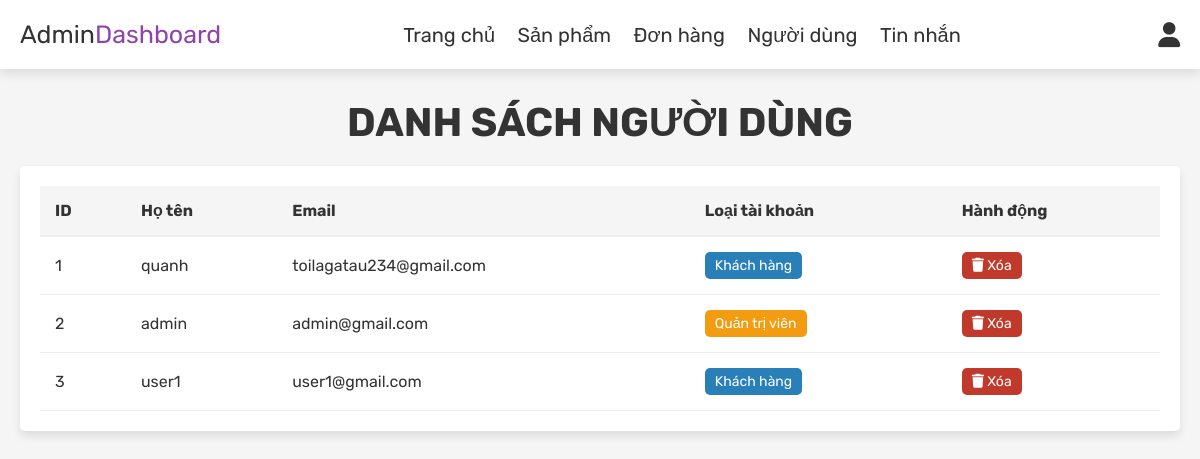
Screenshot of /admin_users.php (signed in) with the database file from the repository.
### tables this page shows
CREATE TABLE `users` (
  `id` int(100) NOT NULL,
  `name` varchar(100) NOT NULL,
  `email` varchar(100) NOT NULL,
  `password` varchar(100) NOT NULL,
  `user_type` varchar(20) NOT NULL DEFAULT 'user'
);

### includes/db.php (called while the page is built, shortened)
<?php
class Database
{
    private $host = DB_HOST;
    private $user = DB_USER;
    private $pass = DB_PASS;
    private $dbname = DB_NAME;
    private $dbh;
    private $stmt;
    public function __construct()
    {
        $dsn = 'mysql:host=' . $this->host . ';port=' . DB_PORT . ';dbname=' . $this->dbname . ';charset=utf8';
        $options = array(
            PDO::ATTR_PERSISTENT => true,
            PDO::ATTR_ERRMODE => PDO::ERRMODE_EXCEPTION,
            PDO::ATTR_DEFAULT_FETCH_MODE => PDO::FETCH_ASSOC
        );
        try {
            $this->dbh = new PDO($dsn, $this->user, $this->pass, $options);
        } catch (PDOException $e) {
            $this->error = $e->getMessage();
            echo $this->error;
        }
    }
    public function query($sql)
    {
        $this->stmt = $this->dbh->prepare($sql);
    }
    public function execute()
    {
        return $this->stmt->execute();
    }
    public function resultSet()
    {
        $this->execute();
        return $this->stmt->fetchAll();
    }
}

### admin_users.php (the view, shortened to what this page needs)
<?php
include 'includes/db.php';
$db = new Database();
?>
<!DOCTYPE html>
<html lang="en">
<head>
   <link rel="stylesheet" href="https://cdnjs.cloudflare.com/ajax/libs/font-awesome/6.0.0/css/all.min.css">
   <link rel="stylesheet" href="./styles/admin.css">
   <link rel="stylesheet" href="./styles/admin/users-admin.css">
   <link rel="stylesheet" href="styles/pagination.css">
</head>
<body>
   <?php include 'admin_header.php'; ?>
   <section class="users">
      <h1 class="title"> Danh sách người dùng </h1>
      <div class="table-responsive">
         <table class="user-table">
            <thead>
               <tr>
                  <th>ID</th>
                  <th>Họ tên</th>
                  <th>Email</th>
                  <th>Loại tài khoản</th>
                  <th>Hành động</th>
               </tr>
            </thead>
            <tbody>
               <?php
               $limit = 8;
               $current_page = isset($_GET['page']) ? (int)$_GET['page'] : 1;
               $offset = ($current_page - 1) * $limit;
               $db->query("SELECT COUNT(*) as total FROM `users`");
               $db->query("SELECT * FROM `users` LIMIT $offset, $limit");
               $select_users = $db->resultSet();
               if (count($select_users) > 0) {
                  foreach ($select_users as $fetch_users) {
               ?>
                     <tr>
                        <td><?php echo $fetch_users['id']; ?></td>
                        <td><?php echo htmlspecialchars($fetch_users['name']); ?></td>
                        <td><?php echo htmlspecialchars($fetch_users['email']); ?></td>
                        <td>
                           <?php if ($fetch_users['user_type'] == 'admin'): ?>
                              <span class="badge badge-admin">Quản trị viên</span>
                           <?php else: ?>
                              <span class="badge badge-user">Khách hàng</span>
                           <?php endif; ?>
                        </td>
                        <td>
                           <a href="admin_users.php?delete=<?php echo $fetch_users['id']; ?>" onclick="return confirm('Bạn có chắc chắn muốn xóa người dùng này?');" class="action-btn">
                              <i class="fas fa-trash"></i> Xóa
                           </a>
                        </td>
                     </tr>
               <?php
                  }
               } else {
                  echo '<tr><td colspan="5" style="text-align:center; padding:2rem;">Chưa có người dùng nào!</td></tr>';
               }
               ?>
            </tbody>
         </table>
      </div>
   </section>
</body>
</html>

### styles/admin.css (style rules this page uses)
:root { --purple: #8e44ad; --red: #c0392b; --orange: #f39c12; --black: #333; --white: #fff; --light-color: #666; --light-white: #ccc; --light-bg: #f5f5f5; --border: .1rem solid var(--black); --box-shadow: 0 .5rem 1rem rgba(0, 0, 0, .1); }
* { font-family: 'Rubik', sans-serif; margin: 0; padding: 0; box-sizing: border-box; outline: none; border: none; text-decoration: none; transition: all .2s linear; }
html { font-size: 62.5%; overflow-x: hidden; }
body { background-color: var(--light-bg); }
section { padding: 3rem 2rem; }
.title { text-align: center; margin-bottom: 2rem; text-transform: uppercase; color: var(--black); font-size: 4rem; }

### styles/admin/users-admin.css (style rules this page uses)
.users .table-responsive { overflow-x: auto; background-color: var(--white); border-radius: .5rem; box-shadow: var(--box-shadow); padding: 2rem; }
.user-table { width: 100%; border-collapse: collapse; font-size: 1.6rem; color: var(--black); }
.user-table thead th { background-color: var(--light-bg); padding: 1.5rem; text-align: left; border-bottom: 2px solid #eee; font-weight: bold; white-space: nowrap; }
.user-table tbody td { padding: 1.5rem; border-bottom: 1px solid #eee; vertical-align: middle; }
.badge { padding: 0.5rem 1rem; border-radius: 0.5rem; color: #fff; font-size: 1.4rem; display: inline-block; }
.badge-admin { background-color: var(--orange); }
.badge-user { background-color: #2980b9; }
.action-btn { display: inline-block; padding: 0.5rem 1rem; border-radius: 0.5rem; text-decoration: none; color: #fff; background-color: var(--red); font-size: 1.4rem; transition: background-color 0.3s; }

### rows the page displays
users: id "1", name "quanh", email "toilagatau234@gmail.com", user_type "Khách hàng"
users: id "2", name "admin", email "admin@gmail.com", user_type "Quản trị viên"
users: id "3", name "user1", email "user1@gmail.com", user_type "Khách hàng"
